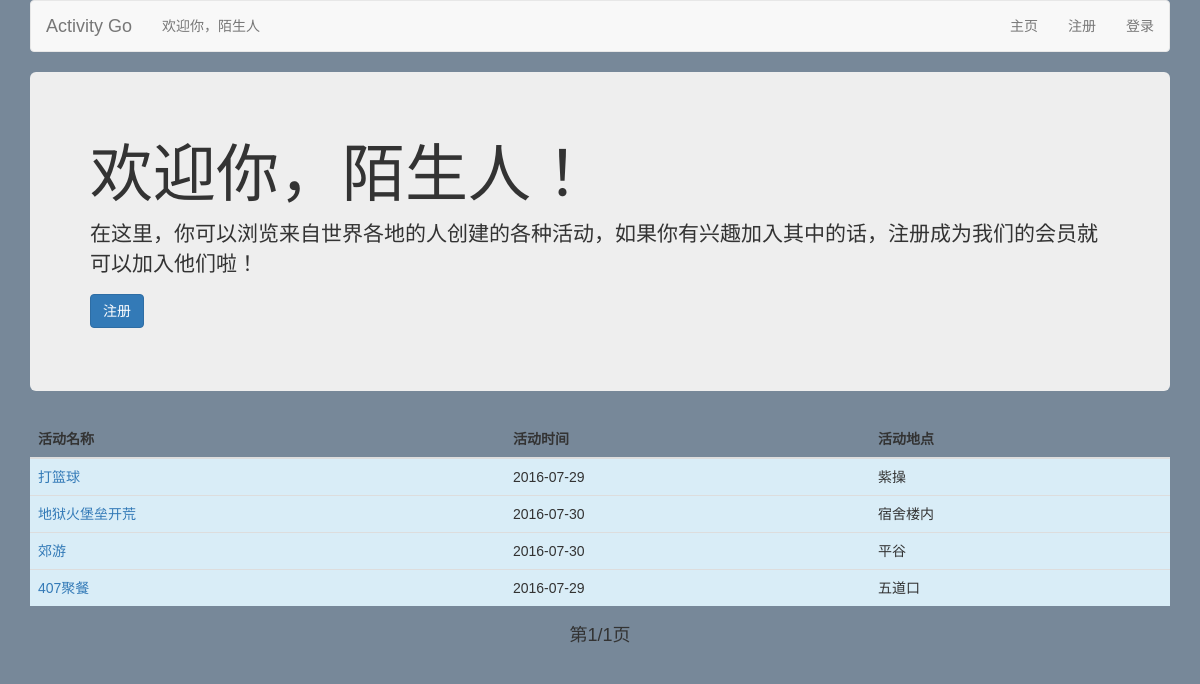
The page / on the database its author committed.
### activity/models.py (models this page shows, shortened)
class Activities(models.Model):
	aname = models.CharField(max_length=50)
	adate = models.CharField(max_length=20)
	alocation = models.CharField(max_length=50)
	adescription = models.CharField(max_length=200)
	aorganiser = models.CharField(max_length=50)
	aparticipants = models.ManyToManyField('User')
	aparticipantnum = models.IntegerField(default=1)
	astatus = models.IntegerField(default=0)

### activity/views.py (the view)
# urls.py: url(r'^$', 'activity.views.indexNoUser'),
def indexNoUser(Req):
	all_activities = Activities.objects.all().filter(astatus = 1)
	un = Req.COOKIES.get('username', '')
	ONE_PAGE_OF_DATA = 10
	try:
		curPage = int(Req.GET.get('curPage', '1'))
		allPage = int(Req.GET.get('allPage','1'))
		pageType = str(Req.GET.get('pageType', ''))
	except ValueError:
		curPage = 1
		allPage = 1
		pageType = ''
	if pageType == 'pageDown':
		curPage += 1
	elif pageType == 'pageUp':
		curPage -= 1
	startPos = (curPage - 1) * ONE_PAGE_OF_DATA
	endPos = startPos + ONE_PAGE_OF_DATA
	posts = Activities.objects.all().filter(astatus = 1)[startPos:endPos]
	if curPage == 1 and allPage == 1:
		allPostCounts = Activities.objects.filter(astatus__exact = 1).count()
		allPage = math.ceil(allPostCounts / ONE_PAGE_OF_DATA)
	return render_to_response('index_nouser.html', {'username': un, 'all_activities': all_activities, 'posts':posts, 'allPage':allPage, 'curPage':curPage},context_instance=RequestContext(Req))

### activity/templates/index_nouser.html (shortened to what this page needs)
{% extends "base_nouser.html" %}
{% block content %}
<div class="jumbotron">
				<h1>
					欢迎你，陌生人！
				</h1>
				<p>
					在这里，你可以浏览来自世界各地的人创建的各种活动，如果你有兴趣加入其中的话，注册成为我们的会员就可以加入他们啦！
				</p>
				<p>
					 <a class="btn btn-primary btn-large" href="/regist">注册</a>
				</p>
			</div>
			<table class="table table-striped table-hover">
				<thead>
					<tr>
						<th>
							活动名称
						</th>
						<th>
							活动时间
						</th>
						<th>
							活动地点
						</th>
					</tr>
				</thead>
				<tbody>
				{% for post in posts %}
						<tr class="info">
							<td>
								<a href="{% url 'detail_nouser' id=post.id %}" title="点击查看活动详情">{{post.aname}}</a>
							</td>
							<td>
								{{post.adate}}
							</td>
							<td>
								{{post.alocation}}
							</td>
						</tr>
				{% endfor %}
				</tbody>
			</table>
<div class="text-center">
       <h4>
        第{{ curPage }}/{{ allPage }}页
        </h4>
</div>
{% endblock %}

### activity/static/css/base.css (style rules this page uses)
body { font-family: Microsoft YaHei,'宋体' , Tahoma, Helvetica, Arial, "\5b8b\4f53", sans-serif; background-color: #778899; }

### rows shown on the page
Activities: aname "打篮球", adate "2016-07-29", alocation "紫操"
Activities: aname "地狱火堡垒开荒", adate "2016-07-30", alocation "宿舍楼内"
Activities: aname "郊游", adate "2016-07-30", alocation "平谷"
Activities: aname "407聚餐", adate "2016-07-29", alocation "五道口"

### other values the page prints
{{ curPage }} "1"
{{ allPage }} "1"
